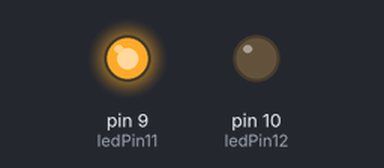
The sketch below on a simulated Arduino Uno, built with avr-gcc and run on an emulated ATmega328P. On the bench: output pins drawn as LEDs (lit = HIGH).

Above: at 0.05 s.
Timing chart, 0 to 3.0 s (numbered marks = the images above):
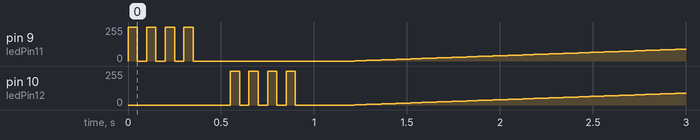

The sketch:

svetlo_za_komp_1.2.ino
```cpp
int value;
int ledPin11=9;
int ledPin12=10;
void setup ()
{
  pinMode(ledPin11,OUTPUT);
  pinMode(ledPin12,OUTPUT);

}
void loop ()
{
 treperenje();
  svetlo();
  delay(1800000);
  treperenje2();
  svetlo();
  delay(1800000);
}
void svetlo()
{
   for (value=0; value<91; value++)
  {
    analogWrite(ledPin11, value);
    analogWrite(ledPin12, value);
    delay(20);
  }
 if (value=90)
 {
 analogWrite(ledPin11, 90);
 analogWrite(ledPin12, 90);
 }
  }

void treperenje()
{
  digitalWrite(ledPin11,HIGH); //pali diodu
  delay(50);               //pauza sekund
  digitalWrite(ledPin11,LOW);  //gasi diodu
  delay(50);

  digitalWrite(ledPin11,HIGH); //pali diodu
  delay(50);               //pauza sekund
  digitalWrite(ledPin11,LOW);  //gasi diodu
  delay(50);

  digitalWrite(ledPin11,HIGH); //pali diodu
  delay(50);               //pauza sekund
  digitalWrite(ledPin11,LOW);  //gasi diodu
  delay(50);  //pauza sekund

 digitalWrite(ledPin11,HIGH); //pali diodu
  delay(50);               //pauza sekund
  digitalWrite(ledPin11,LOW);  //gasi diodu
  delay(200);  //pauza sekund

  digitalWrite(ledPin12,HIGH); //pali diodu
  delay(50);               //pauza sekund
  digitalWrite(ledPin12,LOW);  //gasi diodu
  delay(50);

     digitalWrite(ledPin12,HIGH); //pali diodu
  delay(50);               //pauza sekund
  digitalWrite(ledPin12,LOW);  //gasi diodu
  delay(50);

  digitalWrite(ledPin12,HIGH); //pali diodu
  delay(50);               //pauza sekund
  digitalWrite(ledPin12,LOW);  //gasi diodu
  delay(50);  //pauza sekund

   digitalWrite(ledPin12,HIGH); //pali diodu
  delay(50);               //pauza sekund
  digitalWrite(ledPin12,LOW);  //gasi diodu
  delay(300);

}

void treperenje2()
{
  digitalWrite(ledPin11,HIGH); //pali diodu
  delay(150);               //pauza sekund
  digitalWrite(ledPin11,LOW);  //gasi diodu
  delay(150);

   digitalWrite(ledPin12,HIGH); //pali diodu
  delay(150);               //pauza sekund
  digitalWrite(ledPin12,LOW);  //gasi diodu
  delay(150);

   digitalWrite(ledPin11,HIGH); //pali diodu
  delay(150);               //pauza sekund
  digitalWrite(ledPin11,LOW);  //gasi diodu
  delay(150);  //pauza sekund

  digitalWrite(ledPin12,HIGH); //pali diodu
  delay(150);               //pauza sekund
  digitalWrite(ledPin12,LOW);  //gasi diodu
  delay(150);  //pauza sekund

digitalWrite(ledPin11,HIGH); //pali diodu
  delay(150);               //pauza sekund
  digitalWrite(ledPin11,LOW);  //gasi diodu
  delay(150);  //pauza sekund

   digitalWrite(ledPin12,HIGH); //pali diodu
  delay(150);               //pauza sekund
  digitalWrite(ledPin12,LOW);  //gasi diodu
  delay(250);

}
```

Measured:
- by itself, pin 9 (ledPin11), pin 10 (ledPin12): ramps from 0/255 to 255/255 and jumps back, once every 0.10 s
